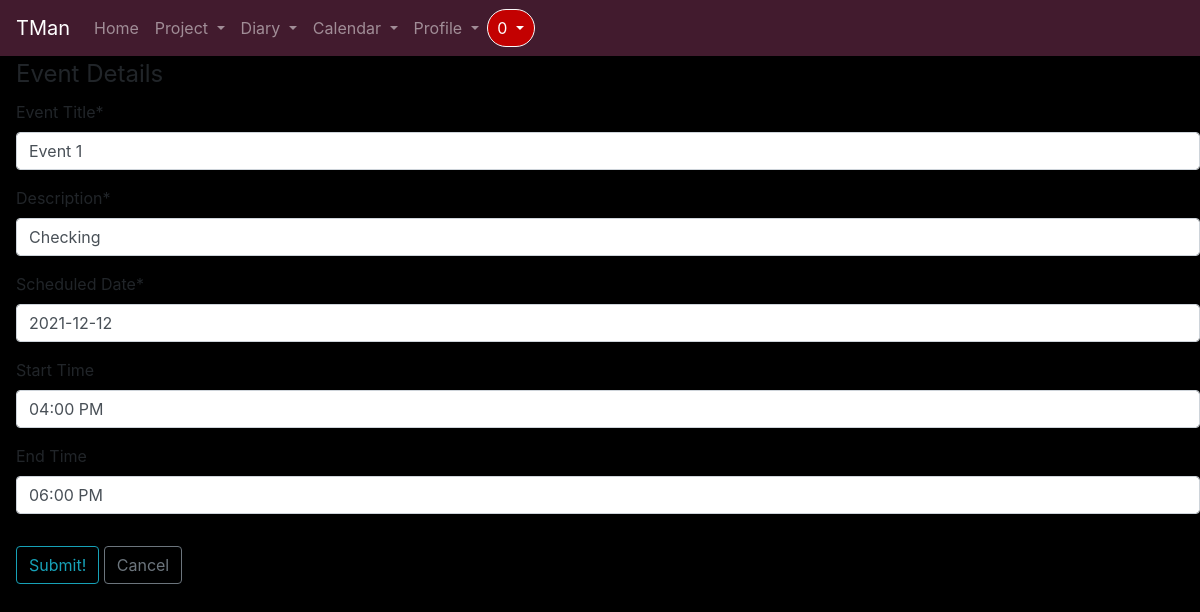
The app's page /calendar/3/update/ (signed in) with its own data.
### cal/models.py (models this page shows, shortened)
class Event(models.Model):
    e_user = models.ForeignKey(User, related_name="user", on_delete=models.CASCADE)
    name = models.CharField(max_length=30)
    desc = models.TextField(max_length=100)
    date = models.DateField()
    start_t = models.TimeField(null=True, blank=True)
    end_t = models.TimeField(null=True, blank=True)

### cal/views.py (the view, shortened to what this page needs)
# urls.py: path('<int:pk>/update/',EventUpdateView.as_view(), name='event-update'),
class EventUpdateView(LoginRequiredMixin,UserPassesTestMixin, UpdateView):
    model = Event
    form_class = EventForm
    def test_func(self):
        event = self.get_object()
        if self.request.user == event.e_user:
            return True
        return False
    def get_context_data(self, **kwargs):
        context = super().get_context_data(**kwargs)
        context['e_form'] = EventForm(instance=self.get_object())
        return context

### cal/forms.py
class EventForm(forms.ModelForm):
    name = forms.CharField(label="Title", max_length=30)
    desc = forms.CharField(label="Description",max_length=100)
    date = forms.DateField(required=True)
    start_t = forms.TimeField(required=False)
    end_t = forms.TimeField(required=False)
    class Meta:
        model = Event
        fields = ['name', 'desc', 'date', 'start_t', 'end_t']
    def __init__(self, *args, **kwargs):
        super(EventForm, self).__init__(*args, **kwargs)
        self.fields['name'].label = "Event Title"
        self.fields['desc'].label = "Description"
        self.fields['date'].label = "Scheduled Date"
        self.fields['start_t'].label = "Start Time"
        self.fields['end_t'].label = "End Time"

### projects/templatetags/custom_tags.py (called while the page is built)
@register.inclusion_tag('users/show_notifs.html', takes_context=True)
def show_notifs(context):
    request_user = context['request'].user
    notifs = Notification.objects.filter(to_user=request_user).exclude(notif_seen=True).order_by('-date')
    return {'notifs':notifs}

### cal/templates/cal/event_form.html (shortened to what this page needs)
{% extends "projects/base.html" %}
{% load crispy_forms_tags %}
    {% block content %}
        <div class="content-section ml-3">
            <form class="w-100" method="POST">
                <fieldset class="form-group">
                    <legend class="border-bottom-mb-4">Event Details</legend>
                    {{ e_form | crispy }}
                </fieldset>
                <div class="form-group">
                    <button class="btn btn-outline-info" type="submit">Submit!</button>
                    {% if not object.id %}
                    <a class="btn btn-outline-secondary" href="{% url 'calendar-home' user.id %}">Cancel</a>
                    {% else %}
                    <a class="btn btn-outline-secondary" href="{% url 'event-detail' object.id %}">Cancel</a>
                    {% endif %}
                </div>
            </form>
        </div>
    {% endblock content %}

### records on screen
Event: name "Event 1", desc "Checking", date "2021-12-12", start_t "04:00 PM", end_t "06:00 PM"

### other values on screen
{{ notifs.count }} "0"
